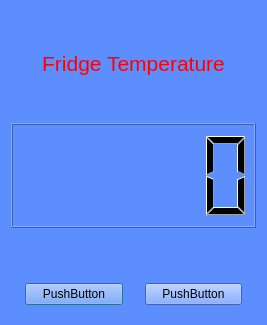
<?xml version="1.0" encoding="UTF-8"?>
<ui version="4.0">
 <class>QTempDialog</class>
 <widget class="QDialog" name="QTempDialog">
  <property name="windowModality">
   <enum>Qt::ApplicationModal</enum>
  </property>
  <property name="geometry">
   <rect>
    <x>0</x>
    <y>0</y>
    <width>267</width>
    <height>325</height>
   </rect>
  </property>
  <property name="windowTitle">
   <string>QTempDialog</string>
  </property>
  <property name="styleSheet">
   <string notr="true">background-color: rgb(93, 142, 255);
</string>
  </property>
  <layout class="QVBoxLayout" name="verticalLayout">
   <item>
    <widget class="QLabel" name="Text1">
     <property name="font">
      <font>
       <pointsize>16</pointsize>
       <italic>false</italic>
      </font>
     </property>
     <property name="styleSheet">
      <string notr="true">color: rgb(255, 0, 0);</string>
     </property>
     <property name="text">
      <string>Fridge Temperature</string>
     </property>
     <property name="textFormat">
      <enum>Qt::RichText</enum>
     </property>
     <property name="alignment">
      <set>Qt::AlignCenter</set>
     </property>
    </widget>
   </item>
   <item>
    <widget class="QLCDNumber" name="lcdNumber"/>
   </item>
   <item>
    <spacer name="verticalSpacer">
     <property name="orientation">
      <enum>Qt::Vertical</enum>
     </property>
     <property name="sizeType">
      <enum>QSizePolicy::Fixed</enum>
     </property>
     <property name="sizeHint" stdset="0">
      <size>
       <width>20</width>
       <height>40</height>
      </size>
     </property>
    </spacer>
   </item>
   <item>
    <layout class="QHBoxLayout" name="horizontalLayout">
     <property name="spacing">
      <number>22</number>
     </property>
     <property name="leftMargin">
      <number>14</number>
     </property>
     <property name="topMargin">
      <number>9</number>
     </property>
     <property name="rightMargin">
      <number>14</number>
     </property>
     <property name="bottomMargin">
      <number>9</number>
     </property>
     <item>
      <widget class="QPushButton" name="pushButton">
       <property name="text">
        <string>PushButton</string>
       </property>
      </widget>
     </item>
     <item>
      <widget class="QPushButton" name="pushButton_2">
       <property name="text">
        <string>PushButton</string>
       </property>
      </widget>
     </item>
    </layout>
   </item>
  </layout>
 </widget>
 <resources/>
 <connections/>
</ui>
